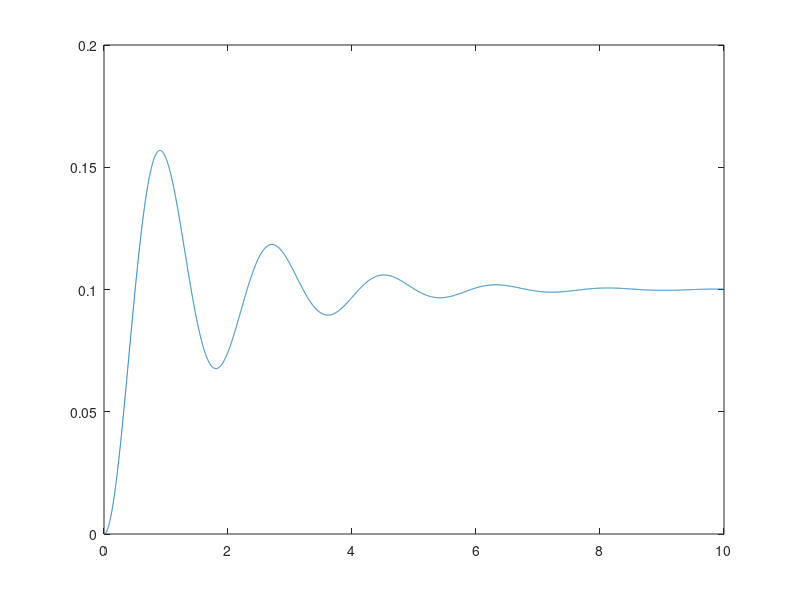

This figure's MATLAB source:
clc; clear all; close all;
s = tf('s');

% parametros ideais
k = 10; c = 1; m = .8;

%aparametros reais
k = 10; c = 1; m = .8;

T = 10; %segundo
t = [0:0.001:T];

% Modelo NDI
%
%x' = A x + B u
A = -1/m*[k c; 0 -m];
B = [-1/m; 0];
C = [1 1];
D = 0;

planta_teorica = 1/(m*s^2+c*s+k);

y = step(planta_teorica, t);
plot(t,y);
yd = y;
for i = 1:length(y)-1
    
end


%sim('simulacaoNDI', T);

% Modelo INDI
%

%sim('simulacaoINDI', T);
